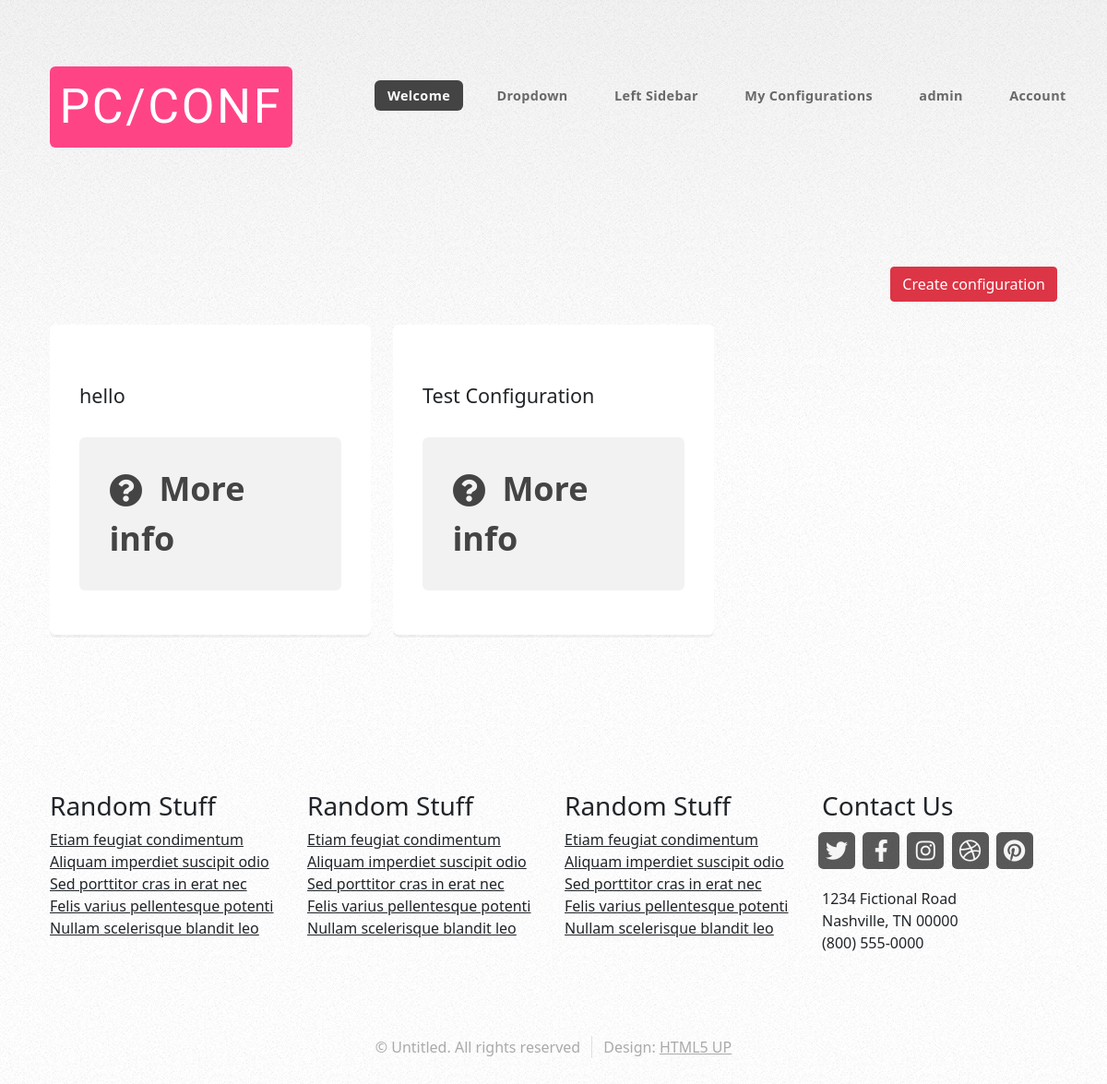
Screenshot of /configurations/self/ (signed in) with the database file from the repository.
### apps/account/models.py (models this page shows, shortened)
class User(AbstractUser):
    image = models.ImageField("Image", upload_to="account/", default="account/default-avatar.jpg")
    email = models.EmailField("Email", unique=True)
    class Meta:
        verbose_name = "User"
        verbose_name_plural = "Users"

### apps/configurator/models.py (models this page shows, shortened)
class Configuration(models.Model):
    name = models.CharField("Name", max_length=100, default="My Configuration")
    user = models.ForeignKey("account.User", on_delete=models.CASCADE, related_name="configurations", verbose_name="Owner")
    motherboard = models.ForeignKey(Motherboard, on_delete=models.SET_NULL, null=True, blank=True, related_name="configurations", verbose_name="Motherboard")
    cpu = models.ForeignKey(CPU, on_delete=models.SET_NULL, null=True, blank=True, related_name="configurations", verbose_name="CPU")
    main = models.BooleanField("Is main", default=False)
    class Meta:
        verbose_name = "Configuration"
        verbose_name_plural = "Configurations"

### apps/configurator/views.py (the view)
# urls.py: path("configurations/self/", view=views.MyConfigurationsListView.as_view(), name="my_configurations"),
class MyConfigurationsListView(mixins.LoginRequiredMixin, generic.ListView):
    model = Configuration
    queryset = Configuration.objects.all()
    template_name = "my_configurations.html"
    def get_context_data(self, **kwargs):
        user = self.request.user
        configurations = self.model.objects.filter(user=user)
        return {'configurations': configurations}

### apps/configurator/templates/my_configurations.html (shortened to what this page needs)
{% extends 'base.html' %}
{% load static %}
{% block content %}
<div id="features-wrapper">
    <div class="container">
        <div class="row">
            <div class="configuration">
                <button type="button" class="btn btn-danger" data-bs-toggle="modal" data-bs-target="#exampleModal">
                    Create configuration
                  </button>
            </div>
            {% for configuration in configurations %}
            <div class="col-4 col-12-medium">
                <section class="box feature">
                    <div class="inner">
                        <header>
                            <h2>{{configuration.name}}</h2>
                        </header>
                        <a href="{% url 'main:configuration_details' pk=configuration.pk %}" class="button alt large icon solid fa-question-circle">More info</a>
                    </div>
                </section>
            </div>
            {% endfor %}
        </div>
    </div>
</div>
{% endblock %}

### templates/base.html (shortened to what this page needs)
<!DOCTYPE HTML>
{% load static %}
<html>
	<head>
		<link rel="stylesheet" href="{% static 'assets/css/main.css' %}" />
		<link href="https://cdn.jsdelivr.net/npm/bootstrap@5.3.2/dist/css/bootstrap.min.css" rel="stylesheet">
		<link href="https://cdn.jsdelivr.net/npm/bootstrap@5.0.2/dist/css/bootstrap.min.css" rel="stylesheet">
	</head>
	<body class="is-preload homepage">
		<div id="page-wrapper">
				<div id="header-wrapper">
					<header id="header" class="container">
							<div id="logo">
								<h1><a href="{% url 'main:main' %}">PC/CONF</a></h1>
							</div>
							<nav id="nav">
								<ul>
									<li class="current"><a href="index.html">Welcome</a></li>
									<li>
										<a href="#">Dropdown</a>
									</li>
									<li><a href="#">Left Sidebar</a></li>
									<li><a href="{% url 'main:my_configurations' %}">My Configurations</a></li>
									{% if request.user.is_authenticated %}
									<li>
										<a href="#">{{request.user.username}}</a>
									</li>
									{% endif %}
									<li>
										<a href="#">Account</a>
									</li>
								</ul>
							</nav>
					</header>
				</div>
				{% block content %}
				{% endblock %}
				<div id="footer-wrapper">
					<footer id="footer" class="container">
						<div class="row">
							<div class="col-3 col-6-medium col-12-small">
									<section class="widget links">
										<h3>Random Stuff</h3>
										<ul class="style2">
											<li><a href="#">Etiam feugiat condimentum</a></li>
											<li><a href="#">Aliquam imperdiet suscipit odio</a></li>
											<li><a href="#">Sed porttitor cras in erat nec</a></li>
											<li><a href="#">Felis varius pellentesque potenti</a></li>
											<li><a href="#">Nullam scelerisque blandit leo</a></li>
										</ul>
									</section>
							</div>
							<div class="col-3 col-6-medium col-12-small">
									<section class="widget links">
										<h3>Random Stuff</h3>
										<ul class="style2">
											<li><a href="#">Etiam feugiat condimentum</a></li>
											<li><a href="#">Aliquam imperdiet suscipit odio</a></li>
											<li><a href="#">Sed porttitor cras in erat nec</a></li>
											<li><a href="#">Felis varius pellentesque potenti</a></li>
											<li><a href="#">Nullam scelerisque blandit leo</a></li>
										</ul>
									</section>
							</div>
							<div class="col-3 col-6-medium col-12-small">
									<section class="widget links">
										<h3>Random Stuff</h3>
										<ul class="style2">
											<li><a href="#">Etiam feugiat condimentum</a></li>
											<li><a href="#">Aliquam imperdiet suscipit odio</a></li>
											<li><a href="#">Sed porttitor cras in erat nec</a></li>
											<li><a href="#">Felis varius pellentesque potenti</a></li>
											<li><a href="#">Nullam scelerisque blandit leo</a></li>
										</ul>
									</section>
							</div>
							<div class="col-3 col-6-medium col-12-small">
									<section class="widget contact last">
										<h3>Contact Us</h3>
										<ul>
											<li><a href="#" class="icon brands fa-twitter"><span class="label">Twitter</span></a></li>
											<li><a href="#" class="icon brands fa-facebook-f"><span class="label">Facebook</span></a></li>
											<li><a href="#" class="icon brands fa-instagram"><span class="label">Instagram</span></a></li>
											<li><a href="#" class="icon brands fa-dribbble"><span class="label">Dribbble</span></a></li>
											<li><a href="#" class="icon brands fa-pinterest"><span class="label">Pinterest</span></a></li>
										</ul>
										<p>1234 Fictional Road<br />
										Nashville, TN 00000<br />
										(800) 555-0000</p>
									</section>
							</div>
						</div>
						<div class="row">
							<div class="col-12">
								<div id="copyright">
									<ul class="menu">
										<li>&copy; Untitled. All rights reserved</li><li>Design: <a href="http://html5up.net">HTML5 UP</a></li>
									</ul>
								</div>
							</div>
						</div>
					</footer>
				</div>
			</div>
	</body>
</html>

### apps/configurator/templates/my_configurations.html (style rules this page uses)
.configuration { text-align: right; }

### rows the page displays
User: user.username "admin"
Configuration: name "hello"
Configuration: name "Test Configuration"
